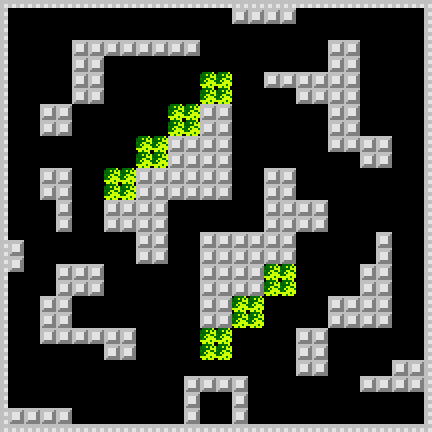

Rendered tile map (Tiled .tmx) drawn with the repository's tilesets; below, a short description and the map source with its tile grids summarised:
An orthogonal 54x54 tile map with 8x8 px tiles, 2 tile layers (bg1, bg2) and 16 objects (home, pl1, en1, en2, en3, ...).

<map version="1.0" tiledversion="1.1.6" orientation="orthogonal" renderorder="right-down" width="54" height="54" tilewidth="8" tileheight="8" infinite="0" nextobjectid="18">
 <tileset firstgid="1" name="tile" tilewidth="8" tileheight="8" tilecount="112" columns="28">
  <image source="tile.png" trans="000000" width="224" height="32" />
 </tileset>
 <layer name="bg1" width="54" height="54">
  <data>[2916 cells, 1052 non-empty, 12 distinct tile ids]</data>
 </layer>
 <layer name="bg2" width="54" height="54">
  <data>[2916 cells, 32 non-empty, 4 distinct tile ids]</data>
 </layer>
 <objectgroup name="objects">
  <object id="1" name="home" x="200" y="392" width="32" height="32" />
  <object id="2" name="pl1" x="136" y="392" width="32" height="32" />
  <object id="3" name="en1" x="8" y="8" width="32" height="32" />
  <object id="4" name="en2" x="200" y="8" width="32" height="32" />
  <object id="5" name="en3" x="392" y="8" width="32" height="32" />
  <object id="6" name="t1" x="252" y="116" width="24" height="24" />
  <object id="7" name="t2" x="124" y="68" width="24" height="24" />
  <object id="8" name="t3" x="68" y="132" width="24" height="24" />
  <object id="9" name="t4" x="12" y="284" width="24" height="24" />
  <object id="10" name="t5" x="372" y="100" width="24" height="24" />
  <object id="11" name="t6" x="332" y="236" width="24" height="24" />
  <object id="12" name="t7" x="28" y="52" width="24" height="24" />
  <object id="13" name="t8" x="140" y="284" width="24" height="24" />
  <object id="14" name="t10" x="348" y="396" width="24" height="24" />
  <object id="15" name="pl2" x="256" y="392" width="32" height="32" />
  <object id="16" name="t9" x="168" y="13.5" width="24" height="24" />
 </objectgroup>
</map>
